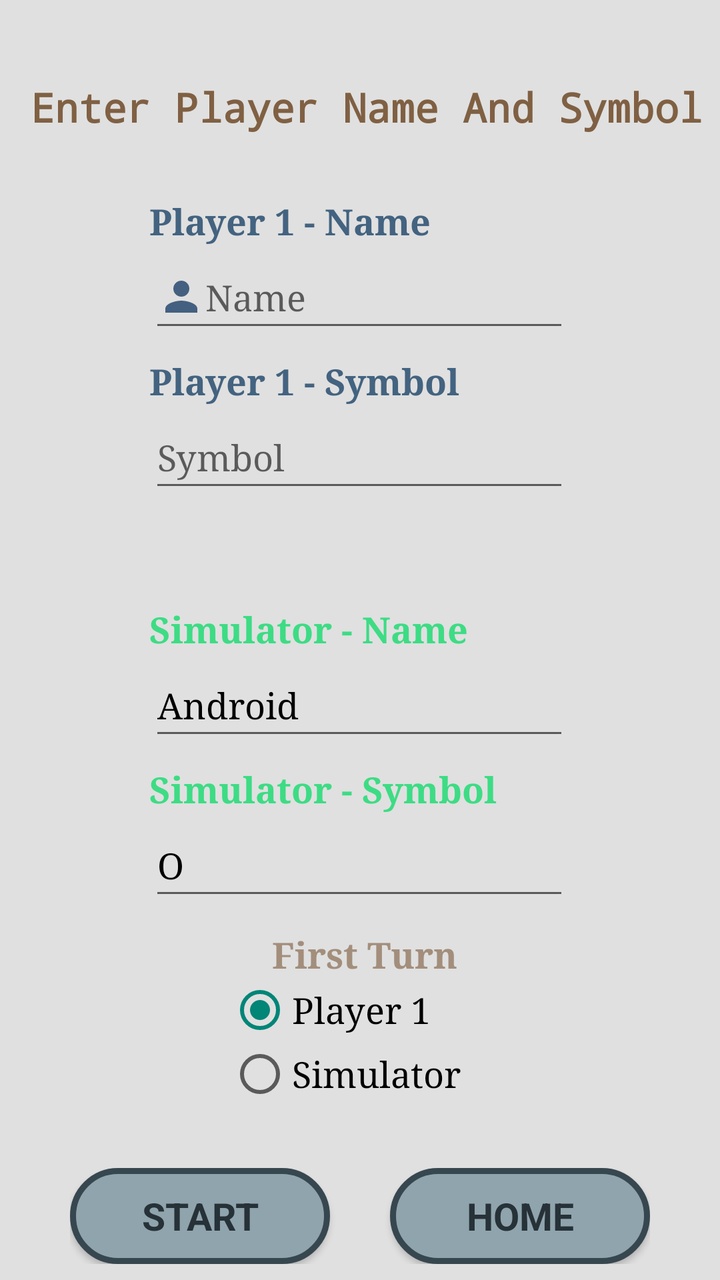
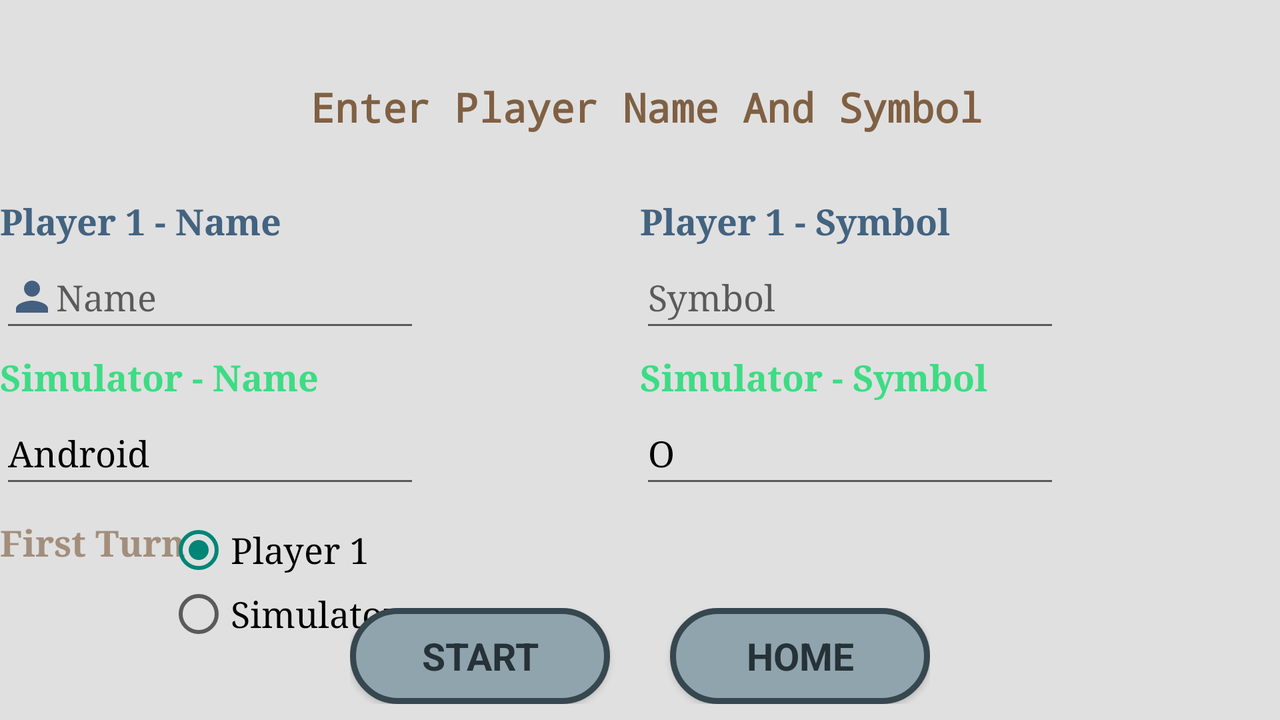

Two renders of one Android screen. The first uses the default layout on a phone; the second uses the alternative layout the repository ships for a different screen configuration, on a matching device. The two XML files are below.
<!-- AndroidManifest.xml: application theme Theme.FinalProgrammingProject -->
<!-- res/layout/player_name.xml -->
<?xml version="1.0" encoding="utf-8"?>
<androidx.constraintlayout.widget.ConstraintLayout xmlns:android="http://schemas.android.com/apk/res/android"
    xmlns:app="http://schemas.android.com/apk/res-auto"
    xmlns:tools="http://schemas.android.com/tools"
    android:layout_width="match_parent"
    android:layout_height="match_parent"
    tools:context=".PlayerName"
    android:background="#E0E0E0">

    <TextView
        android:id="@+id/textView4"
        android:layout_width="wrap_content"
        android:layout_height="wrap_content"
        android:layout_marginTop="40dp"
        android:fontFamily="monospace"
        android:text="@string/playersNamesAndSymbol"
        android:textColor="#806043"
        android:textSize="20sp"
        android:textStyle="bold"
        app:layout_constraintEnd_toEndOf="parent"
        app:layout_constraintStart_toStartOf="parent"
        app:layout_constraintTop_toTopOf="parent" />

    <TextView
        android:id="@+id/textView2"
        android:layout_width="wrap_content"
        android:layout_height="wrap_content"
        android:fontFamily="serif"
        android:text="@string/playerOneName"
        android:textColor="#436380"
        android:textSize="18sp"
        android:textStyle="bold"
        app:layout_constraintBottom_toTopOf="@+id/etPlayerOneName"
        app:layout_constraintStart_toStartOf="@+id/etPlayerOneName" />

    <EditText
        android:id="@+id/etPlayerOneName"
        android:layout_width="wrap_content"
        android:layout_height="wrap_content"
        android:layout_marginTop="56dp"
        android:ems="10"
        android:fontFamily="serif"
        android:hint="@string/nameHint"
        android:inputType="textPersonName"
        android:minHeight="48dp"
        android:textColor="@color/black"
        android:drawableLeft="@drawable/ic_baseline_person_24_1"
        app:layout_constraintEnd_toEndOf="parent"
        app:layout_constraintHorizontal_bias="0.497"
        app:layout_constraintStart_toStartOf="parent"
        app:layout_constraintTop_toBottomOf="@+id/textView4" />

    <TextView
        android:id="@+id/textView3"
        android:layout_width="wrap_content"
        android:layout_height="wrap_content"
        android:fontFamily="serif"
        android:text="@string/playerOneSymbol"
        android:textColor="#436380"
        android:textSize="18sp"
        android:textStyle="bold"
        app:layout_constraintBottom_toTopOf="@+id/etPlayerOneSymbol"
        app:layout_constraintStart_toStartOf="@+id/etPlayerOneSymbol" />

    <EditText
        android:id="@+id/etPlayerOneSymbol"
        android:layout_width="wrap_content"
        android:layout_height="wrap_content"
        android:layout_marginTop="32dp"
        android:ems="10"
        android:fontFamily="serif"
        android:hint="@string/symbolHint"
        android:inputType="textPersonName"
        android:minHeight="48dp"
        android:textColor="@color/black"
        app:layout_constraintEnd_toEndOf="parent"
        app:layout_constraintHorizontal_bias="0.497"
        app:layout_constraintStart_toStartOf="parent"
        app:layout_constraintTop_toBottomOf="@+id/etPlayerOneName" />

    <TextView
        android:id="@+id/textView5"
        android:layout_width="wrap_content"
        android:layout_height="wrap_content"
        android:fontFamily="serif"
        android:text="@string/simulatorName"
        android:textColor="#3DDC84"
        android:textSize="18sp"
        android:textStyle="bold"
        app:layout_constraintBottom_toTopOf="@+id/etSimulatorName"
        app:layout_constraintStart_toStartOf="@+id/etSimulatorName" />

    <EditText
        android:id="@+id/etSimulatorName"
        android:layout_width="wrap_content"
        android:layout_height="wrap_content"
        android:layout_marginTop="76dp"
        android:ems="10"
        android:fontFamily="serif"
        android:text="@string/android"
        android:inputType="textPersonName"
        android:minHeight="48dp"
        android:textColor="@color/black"
        android:drawableLeft="@drawable/ic_baseline_android_24"
        android:drawablePadding="5dp"
        app:layout_constraintEnd_toEndOf="parent"
        app:layout_constraintHorizontal_bias="0.497"
        app:layout_constraintStart_toStartOf="parent"
        app:layout_constraintTop_toBottomOf="@+id/etPlayerOneSymbol" />

    <TextView
        android:id="@+id/textView6"
        android:layout_width="wrap_content"
        android:layout_height="wrap_content"
        android:fontFamily="serif"
        android:text="@string/simulatorSymbol"
        android:textColor="#3DDC84"
        android:textSize="18sp"
        android:textStyle="bold"
        app:layout_constraintBottom_toTopOf="@+id/etSimulatorSymbol"
        app:layout_constraintStart_toStartOf="@+id/etSimulatorSymbol" />

    <EditText
        android:id="@+id/etSimulatorSymbol"
        android:layout_width="wrap_content"
        android:layout_height="wrap_content"
        android:layout_marginTop="32dp"
        android:ems="10"
        android:fontFamily="serif"
        android:text="@string/O"
        android:inputType="textPersonName"
        android:minHeight="48dp"
        android:textColor="@color/black"
        app:layout_constraintEnd_toEndOf="parent"
        app:layout_constraintHorizontal_bias="0.497"
        app:layout_constraintStart_toStartOf="parent"
        app:layout_constraintTop_toBottomOf="@+id/etSimulatorName" />

    <TextView
        android:id="@+id/textView7"
        android:layout_width="wrap_content"
        android:layout_height="wrap_content"
        android:layout_marginTop="10dp"
        android:fontFamily="serif"
        android:text="@string/firstTurn"
        android:textColor="#A3806043"
        android:textSize="18sp"
        android:textStyle="bold"
        app:layout_constraintEnd_toEndOf="parent"
        app:layout_constraintHorizontal_bias="0.509"
        app:layout_constraintStart_toStartOf="parent"
        app:layout_constraintTop_toBottomOf="@+id/etSimulatorSymbol" />

    <RadioGroup
        android:id="@+id/rgFirstTurn"
        android:layout_width="wrap_content"
        android:layout_height="wrap_content"
        android:layout_marginEnd="16dp"
        android:layout_marginRight="16dp"
        android:layout_marginBottom="32dp"
        app:layout_constraintBottom_toTopOf="@+id/constraintLayout"
        app:layout_constraintEnd_toEndOf="parent"
        app:layout_constraintStart_toStartOf="parent"
        app:layout_constraintTop_toBottomOf="@+id/textView7">

        <RadioButton
            android:id="@+id/rbPlayerOne"
            android:layout_width="match_parent"
            android:layout_height="wrap_content"
            android:checked="true"
            android:fontFamily="serif"
            android:onClick="radioButtonFirstTurn"
            android:text="@string/playerOneFirstTurn"
            android:textColor="@color/black"
            android:textSize="18sp" />

        <RadioButton
            android:id="@+id/rbSimulator"
            android:layout_width="match_parent"
            android:layout_height="wrap_content"
            android:fontFamily="serif"
            android:onClick="radioButtonFirstTurn"
            android:text="@string/simulatorFirstTurn"
            android:textColor="@color/black"
            android:textSize="18sp" />

    </RadioGroup>

    <androidx.constraintlayout.widget.ConstraintLayout
        android:id="@+id/constraintLayout"
        android:layout_width="wrap_content"
        android:layout_height="wrap_content"
        android:layout_marginBottom="8dp"
        app:layout_constraintBottom_toBottomOf="parent"
        app:layout_constraintEnd_toEndOf="parent"
        app:layout_constraintStart_toStartOf="parent">

        <Button
            android:id="@+id/btnStart"
            android:layout_width="130dp"
            android:layout_height="wrap_content"
            android:background="@drawable/one_player_button"
            android:fontFamily="sans-serif"
            android:onClick="startButton"
            android:text="@string/startButton"
            android:textColor="#263238"
            android:textSize="19sp"
            android:textStyle="bold"
            app:layout_constraintBottom_toBottomOf="parent"
            app:layout_constraintStart_toStartOf="parent"
            app:layout_constraintTop_toTopOf="parent" />

        <Button
            android:id="@+id/btnHome1"
            android:layout_width="130dp"
            android:layout_height="wrap_content"
            android:layout_marginStart="30dp"
            android:layout_marginLeft="30dp"
            android:background="@drawable/one_player_button"
            android:fontFamily="sans-serif"
            android:onClick="homeButton"
            android:text="@string/homeButton"
            android:textColor="#263238"
            android:textSize="19sp"
            android:textStyle="bold"
            app:layout_constraintBottom_toBottomOf="parent"
            app:layout_constraintEnd_toEndOf="parent"
            app:layout_constraintStart_toEndOf="@+id/btnStart"
            app:layout_constraintTop_toTopOf="parent" />
    </androidx.constraintlayout.widget.ConstraintLayout>
</androidx.constraintlayout.widget.ConstraintLayout>
<!-- resources referenced by this layout -->
<resources>
  <!-- drawable ic_baseline_person_24_1 (drawable) -->
  <vector android:height="24dp" android:tint="#436080"
      android:viewportHeight="24" android:viewportWidth="24"
      android:width="24dp" xmlns:android="http://schemas.android.com/apk/res/android">
      <path android:fillColor="@android:color/white" android:pathData="M12,12c2.21,0 4,-1.79 4,-4s-1.79,-4 -4,-4 -4,1.79 -4,4 1.79,4 4,4zM12,14c-2.67,0 -8,1.34 -8,4v2h16v-2c0,-2.66 -5.33,-4 -8,-4z"/>
  </vector>
  <!-- drawable one_player_button (drawable) -->
  <?xml version="1.0" encoding="utf-8"?>
  <selector xmlns:android="http://schemas.android.com/apk/res/android">
      <item>
          <shape android:shape="rectangle">
              <solid android:color="#90A4AE"/>
              <corners android:radius="70dp"/>
              <stroke android:color="#37474F" android:width="3dp"/>
          </shape>
      </item>
  </selector>
  <string name="O">O</string>
  <string name="android">Android</string>
  <string name="firstTurn">First Turn</string>
  <string name="homeButton">HOME</string>
  <string name="nameHint">Name</string>
  <string name="playerOneFirstTurn">Player 1</string>
  <string name="playerOneName">Player 1 - Name</string>
  <string name="playerOneSymbol">Player 1 - Symbol</string>
  <string name="playersNamesAndSymbol">\tEnter Player Name And Symbol</string>
  <string name="simulatorFirstTurn">Simulator</string>
  <string name="simulatorName">Simulator - Name</string>
  <string name="simulatorSymbol">Simulator - Symbol</string>
  <string name="startButton">START</string>
  <string name="symbolHint">Symbol</string>
  <style name="Theme.FinalProgrammingProject" parent="Theme.Design.Light.NoActionBar">
          
          <item name="colorPrimary">@color/purple_500</item>
          <item name="colorPrimaryVariant">@color/purple_700</item>
          <item name="colorOnPrimary">@color/white</item>
          
          <item name="colorSecondary">@color/teal_200</item>
          <item name="colorSecondaryVariant">@color/teal_700</item>
          <item name="colorOnSecondary">@color/black</item>
          
          <item name="android:statusBarColor" tools:targetApi="l">?attr/colorPrimaryVariant</item>
          
      </style>
</resources>
<!-- res/layout-land/player_name.xml (the repository's variant of the layout above) -->
<!-- drawn on the phone turned sideways -->
<?xml version="1.0" encoding="utf-8"?>
<androidx.constraintlayout.widget.ConstraintLayout xmlns:android="http://schemas.android.com/apk/res/android"
    xmlns:app="http://schemas.android.com/apk/res-auto"
    xmlns:tools="http://schemas.android.com/tools"
    android:layout_width="match_parent"
    android:layout_height="match_parent"
    android:background="#E0E0E0"
    tools:context=".PlayerName">

    <TextView
        android:id="@+id/textView4"
        android:layout_width="wrap_content"
        android:layout_height="wrap_content"
        android:layout_marginTop="40dp"
        android:fontFamily="monospace"
        android:text="@string/playersNamesAndSymbol"
        android:textColor="#806043"
        android:textSize="20sp"
        android:textStyle="bold"
        app:layout_constraintEnd_toEndOf="parent"
        app:layout_constraintStart_toStartOf="parent"
        app:layout_constraintTop_toTopOf="parent" />

    <TextView
        android:id="@+id/textView2"
        android:layout_width="wrap_content"
        android:layout_height="wrap_content"
        android:fontFamily="serif"
        android:text="@string/playerOneName"
        android:textColor="#436380"
        android:textSize="18sp"
        android:textStyle="bold"
        app:layout_constraintBottom_toTopOf="@+id/etPlayerOneName"
        app:layout_constraintStart_toStartOf="@+id/etPlayerOneName" />

    <EditText
        android:id="@+id/etPlayerOneName"
        android:layout_width="wrap_content"
        android:layout_height="wrap_content"
        android:layout_marginTop="56dp"
        android:drawableLeft="@drawable/ic_baseline_person_24_1"
        android:ems="10"
        android:fontFamily="serif"
        android:hint="@string/nameHint"
        android:inputType="textPersonName"
        android:minHeight="48dp"
        android:textColor="@color/black"
        app:layout_constraintStart_toStartOf="parent"
        app:layout_constraintTop_toBottomOf="@+id/textView4" />

    <TextView
        android:id="@+id/textView3"
        android:layout_width="wrap_content"
        android:layout_height="wrap_content"
        android:fontFamily="serif"
        android:text="@string/playerOneSymbol"
        android:textColor="#436380"
        android:textSize="18sp"
        android:textStyle="bold"
        app:layout_constraintBottom_toTopOf="@+id/etPlayerOneSymbol"
        app:layout_constraintStart_toStartOf="@+id/etPlayerOneSymbol" />

    <EditText
        android:id="@+id/etPlayerOneSymbol"
        android:layout_width="wrap_content"
        android:layout_height="wrap_content"
        android:layout_marginTop="56dp"
        android:ems="10"
        android:fontFamily="serif"
        android:hint="@string/symbolHint"
        android:inputType="textPersonName"
        android:minHeight="48dp"
        android:textColor="@color/black"
        app:layout_constraintEnd_toEndOf="parent"
        app:layout_constraintStart_toEndOf="@+id/etPlayerOneName"
        app:layout_constraintTop_toBottomOf="@+id/textView4" />

    <TextView
        android:id="@+id/textView5"
        android:layout_width="wrap_content"
        android:layout_height="wrap_content"
        android:fontFamily="serif"
        android:text="@string/simulatorName"
        android:textColor="#3DDC84"
        android:textSize="18sp"
        android:textStyle="bold"
        app:layout_constraintBottom_toTopOf="@+id/etSimulatorName"
        app:layout_constraintStart_toStartOf="@+id/etSimulatorName" />

    <EditText
        android:id="@+id/etSimulatorName"
        android:layout_width="wrap_content"
        android:layout_height="wrap_content"
        android:layout_marginTop="30dp"
        android:drawableLeft="@drawable/ic_baseline_android_24"
        android:drawablePadding="5dp"
        android:ems="10"
        android:fontFamily="serif"
        android:inputType="textPersonName"
        android:minHeight="48dp"
        android:text="@string/android"
        android:textColor="@color/black"
        app:layout_constraintStart_toStartOf="parent"
        app:layout_constraintTop_toBottomOf="@+id/etPlayerOneName" />

    <TextView
        android:id="@+id/textView6"
        android:layout_width="wrap_content"
        android:layout_height="wrap_content"
        android:fontFamily="serif"
        android:text="@string/simulatorSymbol"
        android:textColor="#3DDC84"
        android:textSize="18sp"
        android:textStyle="bold"
        app:layout_constraintBottom_toTopOf="@+id/etSimulatorSymbol"
        app:layout_constraintStart_toStartOf="@+id/etSimulatorSymbol" />

    <EditText
        android:id="@+id/etSimulatorSymbol"
        android:layout_width="wrap_content"
        android:layout_height="wrap_content"
        android:layout_marginTop="30dp"
        android:ems="10"
        android:fontFamily="serif"
        android:text="@string/O"
        android:inputType="textPersonName"
        android:minHeight="48dp"
        android:textColor="@color/black"
        app:layout_constraintEnd_toEndOf="parent"
        app:layout_constraintStart_toEndOf="@+id/etSimulatorName"
        app:layout_constraintTop_toBottomOf="@+id/etPlayerOneSymbol" />

    <TextView
        android:id="@+id/textView7"
        android:layout_width="wrap_content"
        android:layout_height="wrap_content"
        android:layout_marginTop="10dp"
        android:fontFamily="serif"
        android:text="@string/firstTurn"
        android:textColor="#A3806043"
        android:textSize="18sp"
        android:textStyle="bold"
        app:layout_constraintStart_toStartOf="parent"
        app:layout_constraintTop_toBottomOf="@+id/etSimulatorName" />

    <RadioGroup
        android:id="@+id/rgFirstTurn"
        android:layout_width="wrap_content"
        android:layout_height="wrap_content"
        android:layout_marginTop="10dp"
        android:layout_marginEnd="450dp"
        android:layout_marginRight="450dp"
        app:layout_constraintEnd_toEndOf="parent"
        app:layout_constraintStart_toEndOf="@+id/textView7"
        app:layout_constraintTop_toBottomOf="@+id/etSimulatorSymbol">

        <RadioButton
            android:id="@+id/rbPlayerOne"
            android:layout_width="match_parent"
            android:layout_height="wrap_content"
            android:checked="true"
            android:fontFamily="serif"
            android:onClick="radioButtonFirstTurn"
            android:text="@string/playerOneFirstTurn"
            android:textColor="@color/black"
            android:textSize="18sp" />

        <RadioButton
            android:id="@+id/rbSimulator"
            android:layout_width="match_parent"
            android:layout_height="wrap_content"
            android:fontFamily="serif"
            android:onClick="radioButtonFirstTurn"
            android:text="@string/simulatorFirstTurn"
            android:textColor="@color/black"
            android:textSize="18sp" />

    </RadioGroup>

    <androidx.constraintlayout.widget.ConstraintLayout
        android:id="@+id/constraintLayout"
        android:layout_width="wrap_content"
        android:layout_height="wrap_content"
        android:layout_marginBottom="8dp"
        app:layout_constraintBottom_toBottomOf="parent"
        app:layout_constraintEnd_toEndOf="parent"
        app:layout_constraintStart_toStartOf="parent">

        <Button
            android:id="@+id/btnStart"
            android:layout_width="130dp"
            android:layout_height="wrap_content"
            android:background="@drawable/one_player_button"
            android:fontFamily="sans-serif"
            android:onClick="startButton"
            android:text="@string/startButton"
            android:textColor="#263238"
            android:textSize="19sp"
            android:textStyle="bold"
            app:layout_constraintBottom_toBottomOf="parent"
            app:layout_constraintStart_toStartOf="parent"
            app:layout_constraintTop_toTopOf="parent" />

        <Button
            android:id="@+id/btnHome1"
            android:layout_width="130dp"
            android:layout_height="wrap_content"
            android:layout_marginStart="30dp"
            android:layout_marginLeft="30dp"
            android:background="@drawable/one_player_button"
            android:fontFamily="sans-serif"
            android:onClick="homeButton"
            android:text="@string/homeButton"
            android:textColor="#263238"
            android:textSize="19sp"
            android:textStyle="bold"
            app:layout_constraintBottom_toBottomOf="parent"
            app:layout_constraintEnd_toEndOf="parent"
            app:layout_constraintStart_toEndOf="@+id/btnStart"
            app:layout_constraintTop_toTopOf="parent" />
    </androidx.constraintlayout.widget.ConstraintLayout>
</androidx.constraintlayout.widget.ConstraintLayout>
